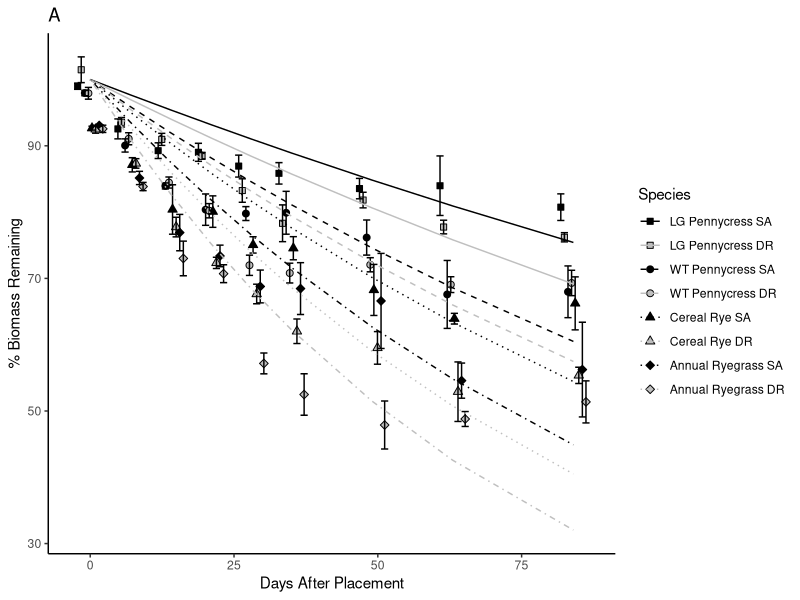
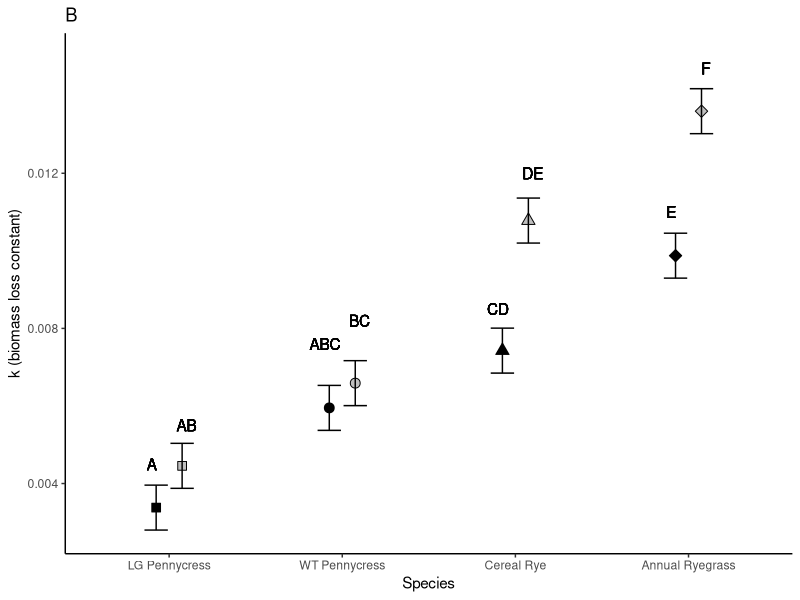
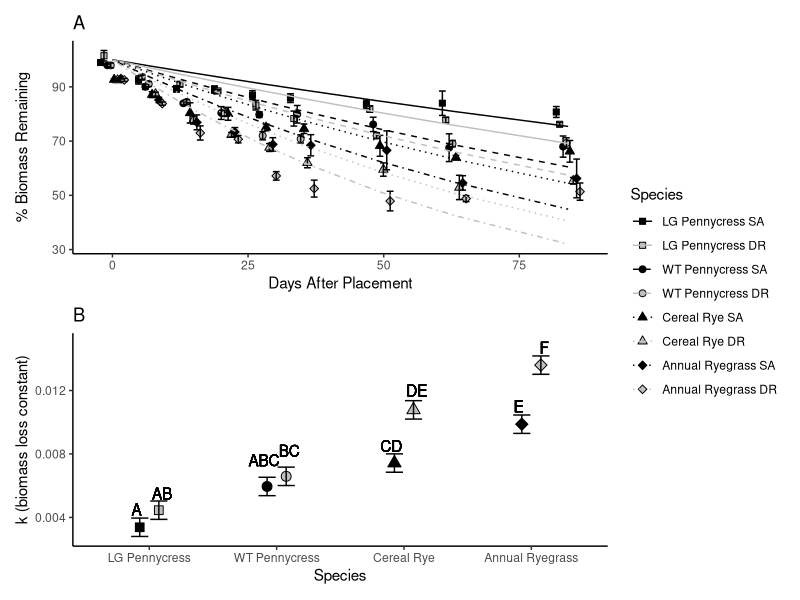
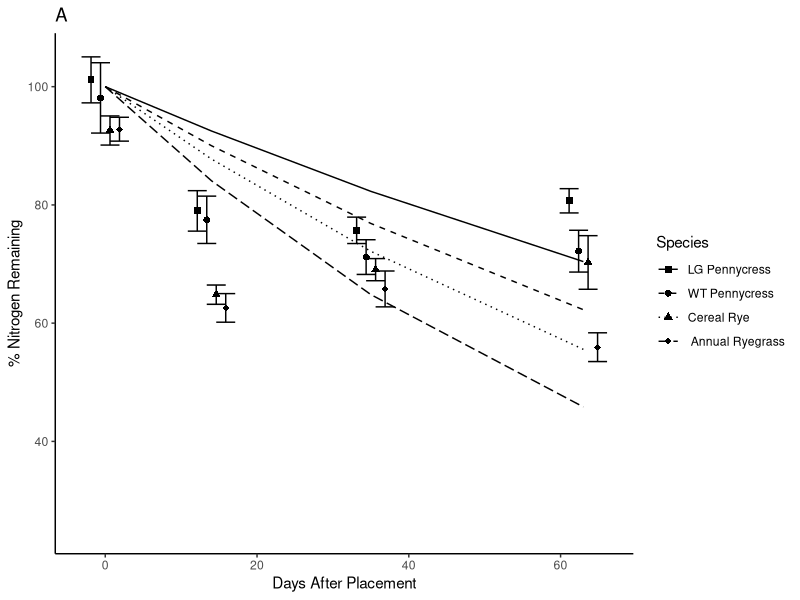
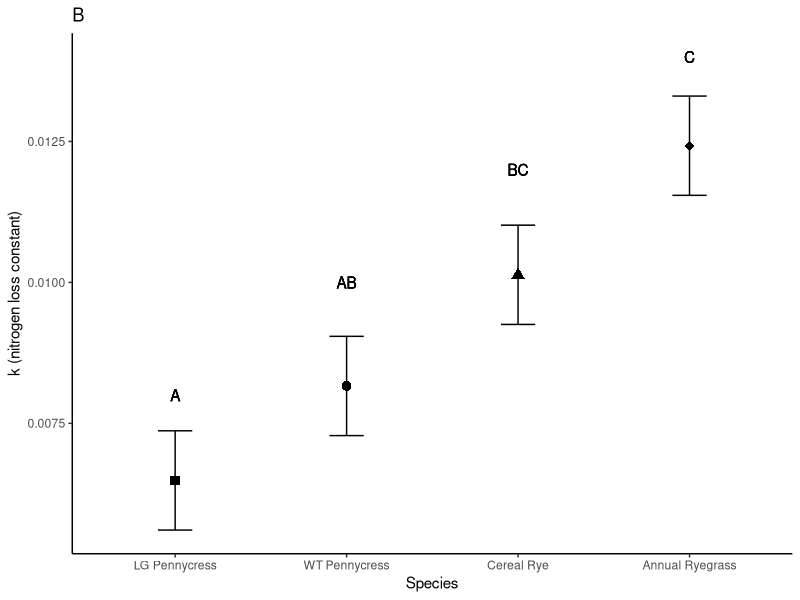
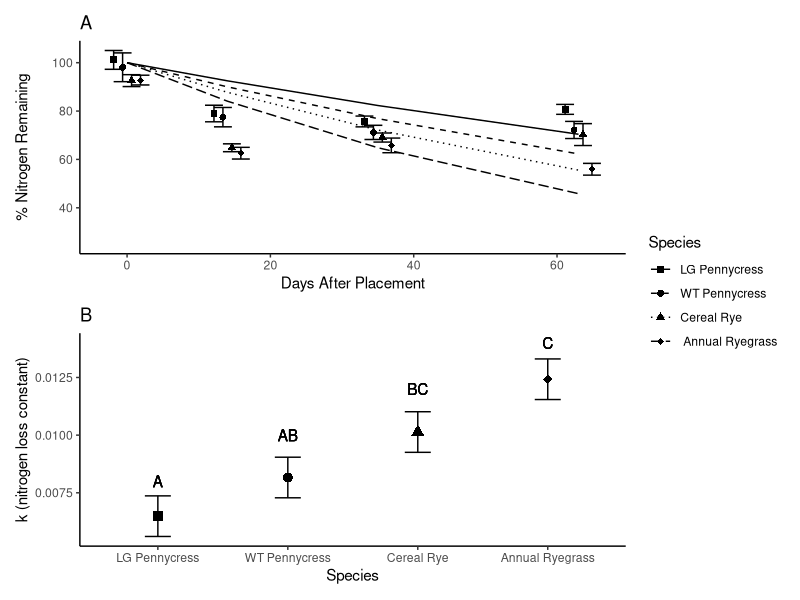
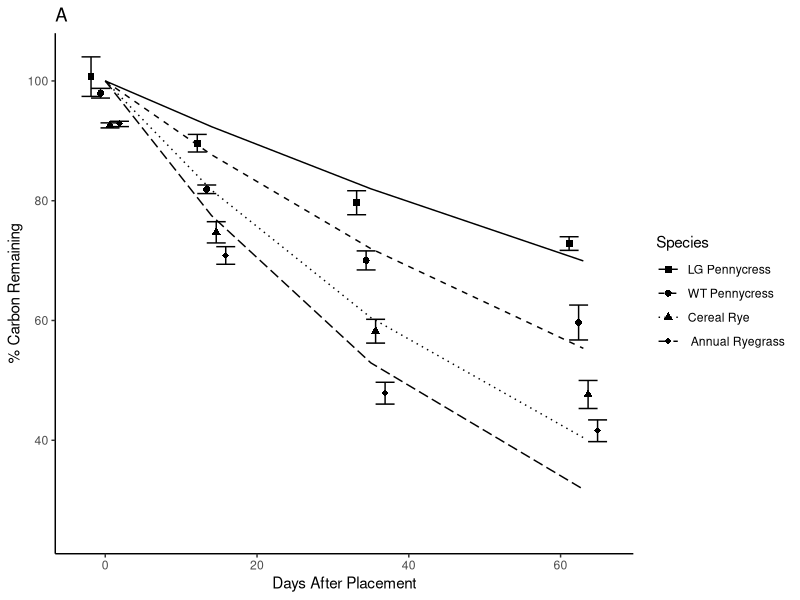
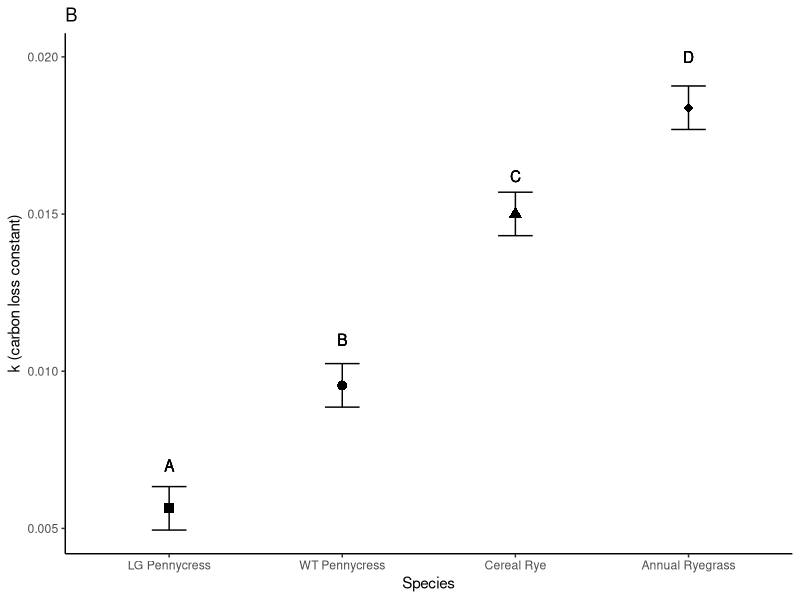

These figures' R source, in order:
# LOAD LIBRARIES ----
library(tidyverse) 
library(patchwork)

# OBJECTIVE ----
# I'm going to use this file for all of the final plotting
# I need to do so that I can do it all in one place.
# At the end of the biomass, nitrogen, and carbon analysis scripts
#I saved the relevant files as csv files
# in the filepath: "output/final". The full data frame for
# the nitrogen and carbon loss data is created and 
# saved in the carbon analysis file so that I only had to do it 
# once and put it in one place. 
# going to start by plotting the percent remaining over time, 
# and them the emmeans graphs with relevant
# statistics. Will see where to go from there. 

# READ IN THE DATA ----

# full nitrogen and carbon data ----
nutrients.df <- 
  read_csv("output/final files from import and k calcs/from import and clean/nutrients.csv")

# full decomp data ----
biomass.df <- 
  read_csv("output/final files from import and k calcs/from import and clean/total biomass.csv")

# now we load in the emmeans for those plots 
# biomass ----
biomass_k_emmeans.df <- 
  read_csv("output/statistical results/biomass results.csv")

# nitrogen ----
nitrogen_k_emmeans.df <- 
  read_csv("output/statistical results/nitrogen results.csv")

# carbon ----
carbon_k_emmeans.df <- 
  read_csv("output/statistical results/carbon results.csv")

# carbon to nitrogen ratios ----
ratios.df <- 
  read_csv("output/carbon to nitrogen ratios/c to n ratios.csv")

# carbon to nitrogen ratios by soil ----
ratio_soils.df <- 
  read_csv("output/carbon to nitrogen ratios/ c to n ratios by soil.csv")

# READ IN FITTED VALUES FOR PLOTTING ----

# biomass ----
biomass_fitted.df <- 
  read_csv("output/final files from import and k calcs/k values/fitted biomass.csv")
  
# nitrogen ----
nitrogen_fitted.df <-
  read_csv("output/final files from import and k calcs/k values/fitted nitrogen.csv")
  
# carbon ----
carbon_fitted.df <- 
  read_csv("output/final files from import and k calcs/k values/fitted carbon.csv")

# CLEANING OF FILES ----

# add species to biomass data frame 
biomass_k_emmeans.df <- biomass_k_emmeans.df %>%
  mutate(spp = case_when(
    trt == "GM_PC_1" ~ "gm_pc",
    trt == "GM_PC_2" ~ "gm_pc",
    trt == "PC_1" ~ "pc",
    trt == "PC_2" ~ "pc",
    trt == "CR_1" ~ "cr",
    trt == "CR_2" ~ "cr",
    trt == "AR_1" ~ "ar",
    trt == "AR_2" ~ "ar"))

# add soil to biomass data frame
biomass_k_emmeans.df <- biomass_k_emmeans.df %>%
  mutate(soil = case_when(
    trt == "GM_PC_1" ~ "1",
    trt == "GM_PC_2" ~ "2",
    trt == "PC_1" ~ "1",
    trt == "PC_2" ~ "2",
    trt == "CR_1" ~ "1",
    trt == "CR_2" ~ "2",
    trt == "AR_1" ~ "1",
    trt == "AR_2" ~ "2"))

# set up factor for biomass fitted
biomass_fitted.df <- biomass_fitted.df %>%
  mutate(trt = paste(spp, soil_block, sep = "_"))

biomass.df <- biomass.df %>%
  mutate(trt = paste(spp, soil_block, sep = "_"))

biomass_fitted.df <- biomass_fitted.df %>%
  mutate(trt = as.factor(trt)) %>%
  mutate(trt = fct_relevel(trt,
                           "GM_PC_1", "GM_PC_2", "PC_1", "PC_2", "CR_1", "CR_2",
                           "AR_1", "AR_2")) 

# set up the factors for nitrogen fitted
nitrogen_fitted.df <- nitrogen_fitted.df %>%
mutate(spp = as.factor(spp)) %>%
  mutate(spp = fct_relevel(spp, "GM_PC", "PC", "CR", "AR"))

# set up the factors for carbon fitted 
carbon_fitted.df <- carbon_fitted.df %>%
  mutate(spp = as.factor(spp)) %>%
  mutate(spp = fct_relevel(spp, "GM_PC", "PC", "CR", "AR"))



# rename treatment to spp_soil to work with the graphs i aleady wrote
biomass_k_emmeans.df<- biomass_k_emmeans.df %>%
  rename(spp_soil = trt)

# FIGURES ----

# biomass ----

# percent remaining
total_biomass_days.plot <- biomass.df %>%
  mutate(spp = as.factor(trt)) %>%
  mutate(trt = fct_relevel(trt,
                                "GM_PC_1", "GM_PC_2", "PC_1", "PC_2", "CR_1", "CR_2",
                                "AR_1", "AR_2")) %>%
  ggplot(mapping = aes(days, pct_mass_remain, 
                       shape = as.factor(trt), fill = trt)) + 
  stat_summary(fun = mean, na.rm = TRUE, geom = "point", size = 2,
               position = position_dodge(width = 5)) +
  stat_summary(fun.data = mean_se, na.rm = TRUE, geom = "errorbar", width = 10,
               position = position_dodge(width = 5)) +
  geom_line(data = biomass_fitted.df,
            aes(x= days, y=.fitted, linetype= as.factor(trt), color = as.factor(trt)))+
  labs(x = "Days After Placement", y = "% Biomass Remaining") +
  scale_shape_manual(name = "Species",
                     label = c("LG Pennycress SA","LG Pennycress DR",
                               "WT Pennycress SA", "WT Pennycress DR", 
                               "Cereal Rye SA", "Cereal Rye DR",
                               "Annual Ryegrass SA", "Annual Ryegrass DR"),
                     values = c(22, 22, 21, 21, 24, 24, 23, 23)) +
  scale_linetype_manual(name = "Species",
                        label =
                          c("LG Pennycress SA","LG Pennycress DR",
                            "WT Pennycress SA", "WT Pennycress DR",
                            "Cereal Rye SA", "Cereal Rye DR",
                            "Annual Ryegrass SA", "Annual Ryegrass DR"),
                        values = c(1, 1, 2, 2, 3, 3, 4, 4)) +
  scale_fill_manual(name = "Species",
                     label = c("LG Pennycress SA","LG Pennycress DR",
                               "WT Pennycress SA", "WT Pennycress DR", 
                               "Cereal Rye SA", "Cereal Rye DR",
                               "Annual Ryegrass SA", "Annual Ryegrass DR"),
                     values = c("black", "gray75", "black", "gray75",
                                "black", "gray75", "black", "gray75")) +
  scale_color_manual(name = "Species",
                    label = c("LG Pennycress SA","LG Pennycress DR",
                              "WT Pennycress SA", "WT Pennycress DR", 
                              "Cereal Rye SA", "Cereal Rye DR",
                              "Annual Ryegrass SA", "Annual Ryegrass DR"),
                    values = c("black", "gray75", "black", "gray75",
                               "black", "gray75", "black", "gray75")) +
  labs(shape = "Species", linetype = "Species") +
  expand_limits(y = 45) +
  ggtitle("A") +
  theme_classic()

total_biomass_days.plot

# emm contrasts
biomass_contrast.plot <- biomass_k_emmeans.df %>%
  mutate(spp = fct_relevel(spp, "gm_pc", "pc", "cr", "ar")) %>%
  mutate(spp_soil = fct_relevel(spp_soil,
                                "GM_PC_1", "GM_PC_2", "PC_1", "PC_2", "CR_1", "CR_2",
                                "AR_1", "AR_2")) %>%
  ggplot(aes(x=spp)) +
  geom_point(aes(y=emmean, shape = spp_soil, group = soil, fill = spp_soil), 
             position = position_dodge2(width = 0.3), size = 3) +
  geom_errorbar(aes(ymin = emmean-SE, ymax = emmean+SE, group = soil), 
                position = position_dodge2(0.3),
                stat="identity", width = 0.3) + 
  labs(x="Species", y= "k (biomass loss constant)")  +
  geom_text(aes(x = 0.9, y = .0045, label = "A")) +
  geom_text(aes(x = 1.1, y = .0055, label = "AB")) +
  geom_text(aes(x = 1.9, y = .0076, label = "ABC")) +
  geom_text(aes(x = 2.1, y = .0082, label = "BC")) +
  geom_text(aes(x = 2.9, y = .0085, label = "CD"))+
  geom_text(aes(x = 3.1, y = .012, label = "DE")) +
  geom_text(aes(x = 3.9, y = .011, label = "E"))+
  geom_text(aes(x = 4.1, y = .0147, label = "F")) +
  scale_x_discrete(labels = c("pc" = "WT Pennycress", "gm_pc" = "LG Pennycress",
                              "cr" = "Cereal Rye", "ar" = "Annual Ryegrass")) +
  scale_shape_manual(name = "Soil ",
                     label = c("LG Pennycress SA","LG Pennycress DR",
                               "WT Pennycress SA", "WT Pennycress DR", 
                               "Cereal Rye SA", "Cereal Rye DR",
                               "Annual Ryegrass SA", "Annual Ryegrass DR"),
                     values = c(22, 22, 21, 21, 24, 24, 23, 23)) +
  scale_fill_manual(name = "Soil",
                    label = c("LG Pennycress SA","LG Pennycress DR",
                              "WT Pennycress SA", "WT Pennycress DR", 
                              "Cereal Rye SA", "Cereal Rye DR",
                              "Annual Ryegrass SA", "Annual Ryegrass DR"),
                    values = c("black", "gray75", "black", "gray75",
                               "black", "gray75", "black", "gray75")) +
  expand_limits(ymin = 0.005, ymax = 0.015) +
  ggtitle("B") +
  theme_classic() +
  theme(legend.position = "none")

biomass_contrast.plot

# full
total_biomass_days.plot + biomass_contrast.plot + plot_layout(ncol = 1, guides = "collect")


# nitrogen ----

# mass remaining 
nitrogen_days.plot <- nutrients.df %>%
   mutate(spp = as.factor(spp)) %>%
   mutate(spp = fct_relevel(spp, "GM_PC", "PC", "CR", "AR")) %>%
  ggplot(mapping = aes(days, pct_n_remain, shape = spp)) +
  stat_summary(fun = mean, na.rm = TRUE, geom = "point", size = 2,
               position = position_dodge(width = 5)) +
  stat_summary(fun.data = mean_se, na.rm = TRUE, geom = "errorbar", width = 10,
               position = position_dodge(width = 5)) +
  geom_line(data = nitrogen_fitted.df,
            aes(x= days, y=.fitted, linetype = as.factor(spp)))+
  labs(x = "Days After Placement", y = "% Nitrogen Remaining") +
  scale_shape_manual(name = "Species", 
                     label = c("LG Pennycress", "WT Pennycress", 
                               "Cereal Rye", " Annual Ryegrass"),
                     values = c(15, 16, 17, 18)) +
  scale_linetype_manual(name = "Species",
                        label =
                          c("LG Pennycress", "WT Pennycress", 
                            "Cereal Rye", " Annual Ryegrass"),
                        values = c(1, 2, 3, 5)) +
  labs(shape = "Species", linetype = "Species") +
  expand_limits(y = 25) +
  ggtitle("A") +
  theme_classic()

nitrogen_days.plot

# emmeans with spp on x
# empty shapes with fill for soil - soil type differentially affects decomposition by species 
nitrogen_emm.plot <- nitrogen_k_emmeans.df %>%
  mutate(spp = fct_relevel(spp, "GM_PC", "PC", "CR", "AR")) %>%
  ggplot(aes(x=spp, shape = spp)) +
  geom_point(aes(y=emmean), size=3) +
  geom_errorbar(aes(ymin = emmean-SE, ymax = emmean+SE), 
                stat="identity", width = 0.2) +
  labs(x="Species", y= "k (nitrogen loss constant)")  +
  geom_text(aes(x = 1, y = .008, label = "A")) +
  geom_text(aes(x = 2, y = .010, label = "AB")) +
  geom_text(aes(x = 3, y = .012, label = "BC"))+
  geom_text(aes(x = 4, y = .014, label = "C")) +
  scale_x_discrete(labels = c("PC" = "WT Pennycress", "GM_PC"= "LG Pennycress",
                              "CR" = "Cereal Rye", "AR" = "Annual Ryegrass")) +
  scale_shape_manual(name = "Species", 
                     label = c("LG Pennycress", "WT Pennycress", 
                               "Cereal Rye", "Annual Ryegrass"),
                     values = c(15, 16, 17, 18)) +
  ggtitle("B") +
  theme_classic() +
  theme(legend.position = "none")

nitrogen_emm.plot

# full
nitrogen_days.plot + nitrogen_emm.plot + plot_layout(guides = "collect", ncol = 1)

# carbon ----

# mass remaining 
carbon.plot <- nutrients.df %>%
  mutate(spp = as.factor(spp)) %>%
  mutate(spp = fct_relevel(spp, "GM_PC", "PC", "CR", "AR")) %>%
  ggplot(mapping = aes(days, pct_c_remain, shape = spp)) +
  stat_summary(fun = mean, na.rm = TRUE, geom = "point", size = 2,
               position = position_dodge(width = 5)) +
  stat_summary(fun.data = mean_se, na.rm = TRUE, geom = "errorbar", width = 10,
               position = position_dodge(width = 5)) +
  geom_line(data = carbon_fitted.df,
            aes(x= days, y=.fitted, linetype = as.factor(spp)))+
  labs(x = "Days After Placement", y = "% Carbon Remaining") +
  scale_shape_manual(name = "Species", 
                     label = c("LG Pennycress", "WT Pennycress", 
                               "Cereal Rye", " Annual Ryegrass"),
                     values = c(15, 16, 17, 18)) +
  scale_linetype_manual(name = "Species",
                        label =
                          c("LG Pennycress", "WT Pennycress", 
                            "Cereal Rye", " Annual Ryegrass"),
                        values = c(1, 2, 3, 5)) +
  labs(shape = "Species", linetype = "Species") +
  expand_limits(y = 25) +
  ggtitle("A") +
  theme_classic()

carbon.plot


# emmeans 
carbon_emm.plot <- carbon_k_emmeans.df %>%
  mutate(spp = fct_relevel(spp, "GM_PC", "PC", "CR", "AR")) %>%
  ggplot(aes(x=spp, shape = spp)) +
  geom_point(aes(y=emmean), size=3) +
  geom_errorbar(aes(ymin = emmean-SE, ymax = emmean+SE), 
                stat="identity", width = 0.2) +
  labs(x="Species", y= "k (carbon loss constant)")  +
  geom_text(aes(x = 1, y = .007, label = "A")) +
  geom_text(aes(x = 2, y = .011, label = "B")) +
  geom_text(aes(x = 3, y = .0162, label = "C"))+
  geom_text(aes(x = 4, y = .02, label = "D")) +
  scale_x_discrete(labels = c("PC" = "WT Pennycress", "GM_PC"= "LG Pennycress",
                              "CR" = "Cereal Rye", "AR" = "Annual Ryegrass")) +
  scale_shape_manual(name = "Species", 
                     label = c("LG Pennycress", "WT Pennycress", 
                               "Cereal Rye", "Annual Ryegrass"),
                     values = c(15, 16, 17, 18)) +
  expand_limits(ymin = 0.005, ymax = 0.02) +
  ggtitle("B") +
  theme_classic() +
  theme(legend.position = "none")

carbon_emm.plot

# carbon plots together
carbon.plot + carbon_emm.plot + plot_layout(ncol = 1)

# PUT THE PLOTS TOGETHER FOR THE PAPER ----

# biomass ----
final_biomass.plot <- 
  total_biomass_days.plot + biomass_contrast.plot + plot_layout(ncol = 1, guides = "collect")

final_biomass.plot

ggsave("output/figures/final biomass.jpg", final_biomass.plot,
       width = 7, height = 7, dpi = 700)

# nitrogen ----
final_nitrogen.plot <- 
  nitrogen_days.plot + nitrogen_emm.plot + plot_layout(guides = "collect", ncol = 1)

final_nitrogen.plot

# save it
ggsave("output/figures/final nitrogen.jpg", final_nitrogen.plot,
       width = 7, height = 7, dpi = 700)


# carbon ----
final_carbon.plot <- 
  carbon.plot + carbon_emm.plot + plot_layout(guides = "collect", ncol = 1)

final_carbon.plot

#save it 
ggsave("output/figures/final carbon.jpg", final_carbon.plot,
       width = 7, height = 7, dpi = 700)


# CARBON TO NITROGEN RATIOS PLOTTING ----
  
# with comparisons to other papers and sources
cn.plot <- ratios.df %>%
  filter(days == 0) %>%
  mutate(spp = fct_relevel(spp, "GM_PC", "PC", "CR", "AR")) %>%
  ggplot(mapping = aes(spp, mean, shape = spp)) +
  geom_point(size = 3) +
  geom_errorbar(aes(ymin = mean-sd, ymax = mean+sd), stat = "identity", width = 0.2) +
  scale_shape_manual(name = "Species", 
                     label = c("LG Pennycress", "WT Pennycress", "Cereal Rye", "Annual Ryegrass"),
                     values = c(15, 16, 17, 18)) +
  scale_x_discrete(labels = c("PC" = "WT Pennycress", "GM_PC"= "LG Pennycress",
                              "CR" = "Cereal Rye", "AR" = "Annual Ryegrass")) +
  geom_text(aes(x = 0, y = 12, hjust = -0.1, label = "Hairy Vetch")) +
  geom_text(aes(x = 0, y = 58, hjust = -0.1, label = "Corn Stover")) +
  geom_text(aes(x = 0, y = 25, hjust = -0.1, label = "IMD")) +
  labs(x = "Species", y = "Initial Carbon-to-Nitrogen Ratio") +
  geom_hline(yintercept = 11, linetype = 2) +
  geom_hline(yintercept = 57, linetype = 2) +
  geom_hline(yintercept = 24, linetype = 2) +
  theme_classic()

cn.plot

ggsave("output/figures/carbon to nitrogen.jpg", cn.plot,
       width = 7, height = 7, dpi = 700)


# at cn of 24/25 to 1 there is no leftover carbon or nitrogen!


  
